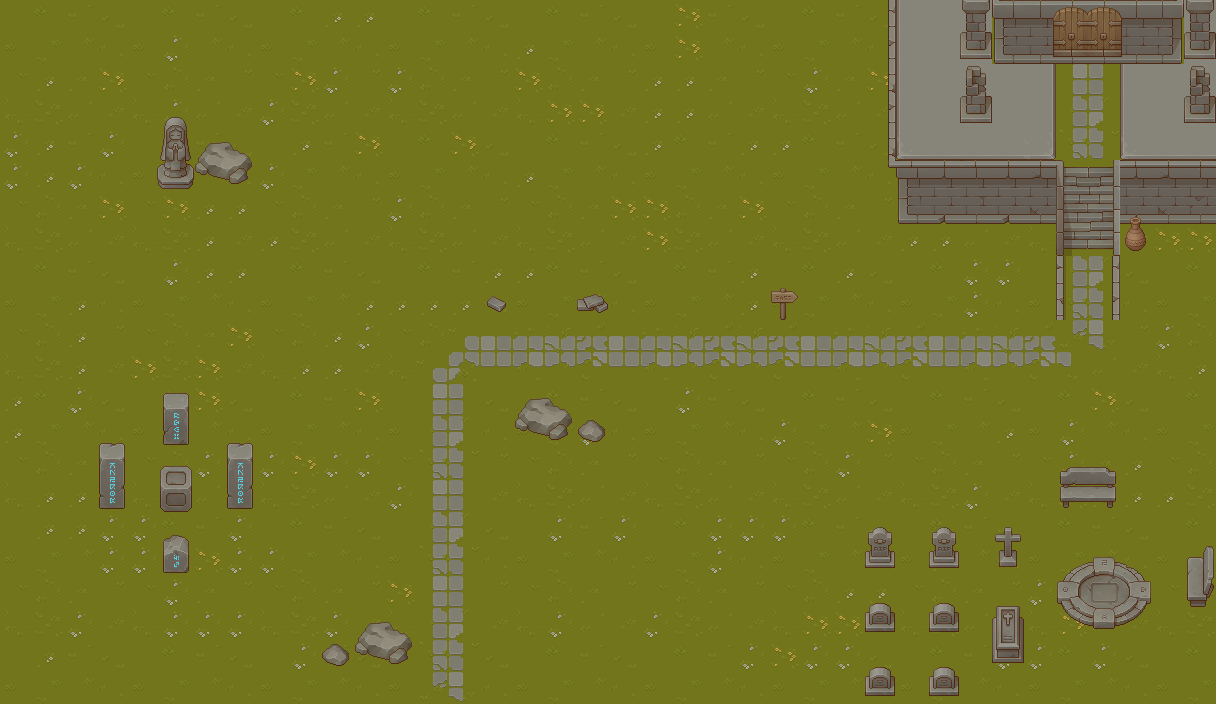

Rendered tile map (Tiled .tmx) drawn with the repository's tilesets; below, a short description and the map source with its tile grids summarised:
An orthogonal 38x22 tile map with 32x32 px tiles, 3 tile layers (map, props1, props2), 5 tilesets.

<map version="1.9" tiledversion="1.9.2" orientation="orthogonal" renderorder="right-down" width="38" height="22" tilewidth="32" tileheight="32" infinite="0" nextlayerid="5" nextobjectid="5">
 <tileset firstgid="1" name="TX Tileset Grass" tilewidth="32" tileheight="32" tilecount="64" columns="8">
  <image source="BasicTopDown/TX Tileset Grass.png" width="256" height="256" />
 </tileset>
 <tileset firstgid="65" name="TX Props" tilewidth="32" tileheight="32" tilecount="256" columns="16">
  <image source="BasicTopDown/TX Props.png" width="512" height="512" />
 </tileset>
 <tileset firstgid="321" name="TX Tileset Stone Ground" tilewidth="32" tileheight="32" tilecount="64" columns="8">
  <image source="BasicTopDown/TX Tileset Stone Ground.png" width="256" height="256" />
 </tileset>
 <tileset firstgid="385" name="TX Tileset Wall" tilewidth="32" tileheight="32" tilecount="256" columns="16">
  <image source="BasicTopDown/TX Tileset Wall.png" width="512" height="512" />
 </tileset>
 <tileset firstgid="641" name="TX Struct" tilewidth="32" tileheight="32" tilecount="256" columns="16">
  <image source="BasicTopDown/TX Struct.png" width="512" height="512" />
 </tileset>
 <layer id="1" name="map" width="38" height="22">
  <properties>
   <property name="Draw" type="bool" value="true" />
  </properties>
  <data>[836 cells, 836 non-empty, 38 distinct tile ids]</data>
 </layer>
 <layer id="2" name="props1" width="38" height="22">
  <properties>
   <property name="Draw" type="bool" value="true" />
  </properties>
  <data>[836 cells, 144 non-empty, 75 distinct tile ids]</data>
 </layer>
 <layer id="3" name="props2" width="38" height="22">
  <properties>
   <property name="Draw" type="bool" value="true" />
  </properties>
  <data>[836 cells, 56 non-empty, 38 distinct tile ids]</data>
 </layer>
</map>
